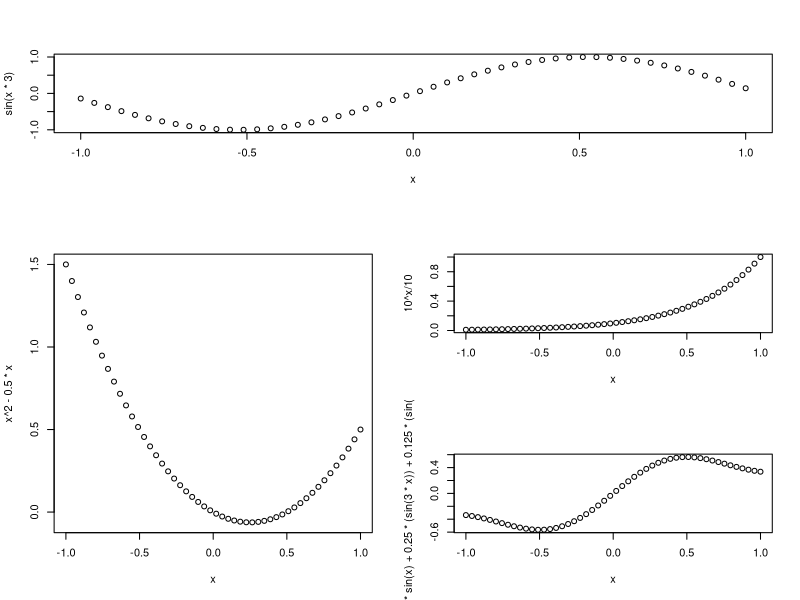

Write the R code that produced this figure.
X11()

x <- seq(-1, 1, length.out=50)

layout(
  matrix ( c( 1, 1, 
              2, 3,
              2, 4),
  nrow=3, ncol=2,
  byrow=TRUE)
)

plot(x, sin(x*3))
plot(x, x^2-0.5*x)
plot(x, 10^x/10)
plot(x, 0.5*sin(x) + 0.25*(sin(3*x)) + 0.125*(sin(5*x)))

z <- locator(1)
